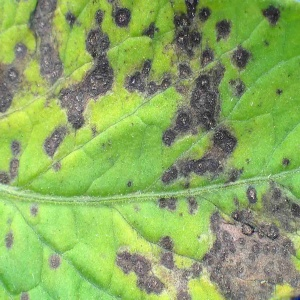
#> input picture resize.jpg, 300 x 300 px
$ python HSVConvertGreen.py
#> lines starting #> are read from the running program, lines starting #| are printed output that depends on the picture; after the words box and inside, x2 and y2 are one past the last pixel; in counts of white or black regions, pixels touching at a corner belong together
# -*- coding: utf-8 -*-
"""
Created on Sat Jan 18 19:14:20 2020

@author: Harish
"""

import cv2
import numpy as np

#def HSVConvertGreen():

frame_green = cv2.imread(r'resize.jpg')
#> frame_green is the input picture: shape (300, 300, 3); mean B, G, R 96.1, 171.9, 139.5
count_green = 0
# Convert BGR to HSV
hsv = cv2.cvtColor(frame_green, cv2.COLOR_BGR2HSV)
#> hsv: shape (300, 300, 3); mean H, S, V 44.3, 104.5, 172.9

# define range of blue color in HSV
lower_green = np.array([25,100,100])
upper_green = np.array([80,225,225])

    # Threshold the HSV image to get only blue colors
mask_green = cv2.inRange(hsv, lower_green, upper_green)
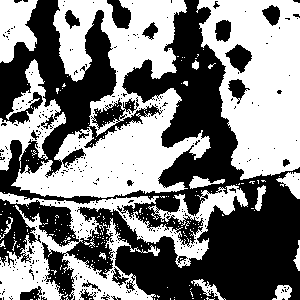
#> mask_green: shape (300, 300); 50% white; 334 black regions (315 under 20 px), largest, box (x1, y1, x2, y2) and area: (0, 0, 300, 300) 41646, (225, 44, 252, 73) 432, (107, 0, 131, 29) 420

count_green = np.sum(mask_green == 255)
#> count_green = 45032

    # Bitwise-AND mask and original image
res_green = cv2.bitwise_and(frame_green,frame_green, mask= mask_green)
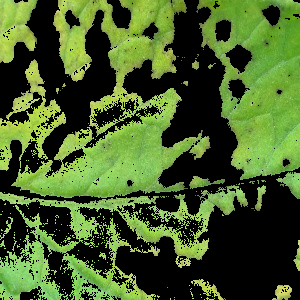
#> res_green: shape (300, 300, 3); mean B, G, R 40.1, 94.3, 69.5

print(count_green)
#| 45032
cv2.imwrite("frame_green.jpg", frame_green)
cv2.imwrite("mask_green.jpg", mask_green)
cv2.imwrite("result_green.jpg", res_green)
cv2.imshow('frame',frame_green)
cv2.imshow('mask',mask_green)
cv2.imshow('res',res_green)

$ run again, with test4.jpg copied over resize.jpg
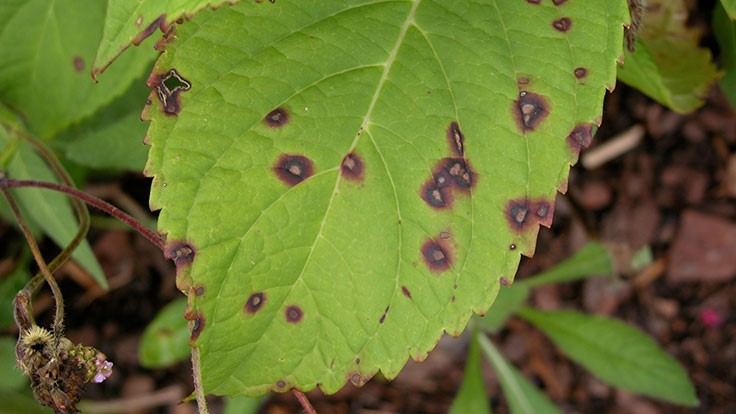
#> input picture test4.jpg, 736 x 414 px
#> frame_green is the input picture: shape (414, 736, 3); mean B, G, R 48, 113.3, 102.9
#> hsv: shape (414, 736, 3); mean H, S, V 32.1, 153.8, 121.2
#> `mask_green = cv2.inRange(hsv, lower_green, upper_green)`:
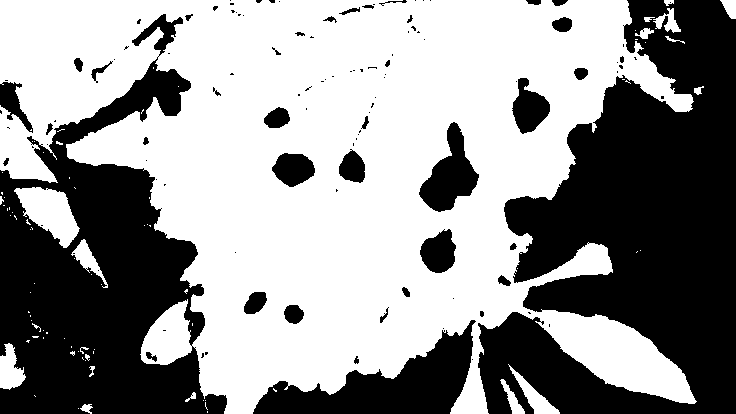
#> mask_green: shape (414, 736); 57.9% white; 114 black regions (74 under 20 px), largest, box (x1, y1, x2, y2) and area: (478, 0, 736, 414) 64902, (0, 14, 227, 414) 44488, (253, 320, 476, 414) 8807
#> count_green = 176280
#> `res_green = cv2.bitwise_and(frame_green,frame_green, mask= mask_green)`:
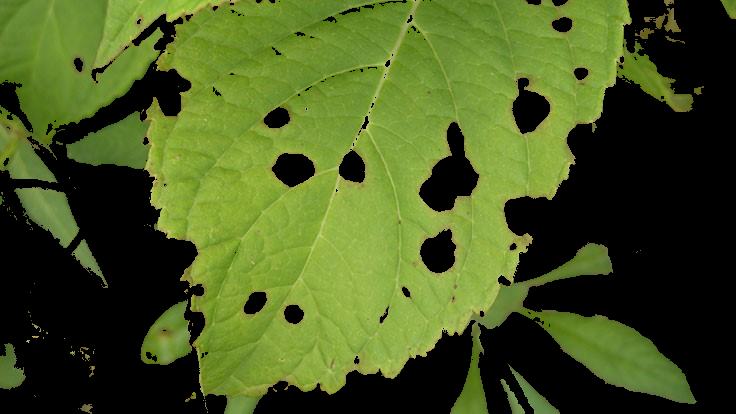
#> res_green: shape (414, 736, 3); mean B, G, R 32, 88.4, 71.2
#| 176280
